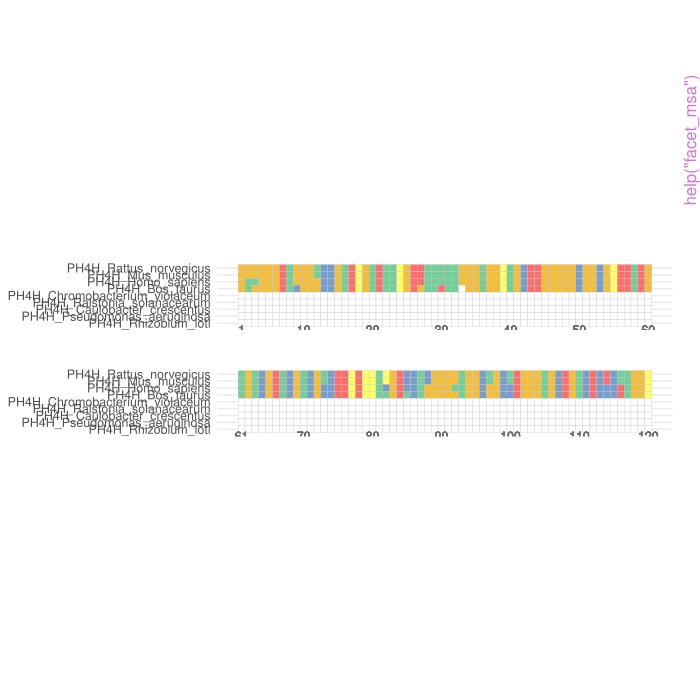

This chart was generated by the following R code:
pkgname <- "ggmsa"
source(file.path(R.home("share"), "R", "examples-header.R"))
options(warn = 1)
library('ggmsa')

base::assign(".oldSearch", base::search(), pos = 'CheckExEnv')
base::assign(".old_wd", base::getwd(), pos = 'CheckExEnv')
cleanEx()
nameEx("available_colors")
### * available_colors

flush(stderr()); flush(stdout())

### Name: available_colors
### Title: List Color Schemes currently available
### Aliases: available_colors

### ** Examples

available_colors()



cleanEx()
nameEx("available_fonts")
### * available_fonts

flush(stderr()); flush(stdout())

### Name: available_fonts
### Title: List Font Families currently available
### Aliases: available_fonts

### ** Examples

available_fonts()



cleanEx()
nameEx("available_msa")
### * available_msa

flush(stderr()); flush(stdout())

### Name: available_msa
### Title: List MSA objects currently available
### Aliases: available_msa

### ** Examples

available_msa()



cleanEx()
nameEx("facet_msa")
### * facet_msa

flush(stderr()); flush(stdout())

### Name: facet_msa
### Title: segment MSA
### Aliases: facet_msa

### ** Examples

library(ggplot2) 
f <- system.file("extdata/sample.fasta", package="ggmsa")
# 2 fields
ggmsa(f, end = 120, font = NULL, color="Chemistry_AA") + facet_msa(field = 60)
# 3 fields 
ggmsa(f, end = 120, font = NULL,  color="Chemistry_AA") + facet_msa(field = 40)



cleanEx()
nameEx("geom_GC")
### * geom_GC

flush(stderr()); flush(stdout())

### Name: geom_GC
### Title: geom_GC
### Aliases: geom_GC

### ** Examples

library(ggplot2) 
#plot GC content 
f <- system.file("extdata/LeaderRepeat_All.fa", package="ggmsa")
ggmsa(f, font = NULL, color="Chemistry_NT") + geom_GC()



cleanEx()
nameEx("geom_asterisk")
### * geom_asterisk

flush(stderr()); flush(stdout())

### Name: geom_asterisk
### Title: a ggplot2 layer of star as a polygon
### Aliases: geom_asterisk

### ** Examples

library(ggplot2)
ggplot(mtcars, aes(mpg, disp)) + geom_asterisk()



cleanEx()
nameEx("geom_seed")
### * geom_seed

flush(stderr()); flush(stdout())

### Name: geom_seed
### Title: geom_seed
### Aliases: geom_seed

### ** Examples

miRNA_sequences <- system.file("extdata/seedSample.fa", package="ggmsa")
ggmsa(miRNA_sequences, font = 'DroidSansMono', color = "Chemistry_NT", none_bg = TRUE) + 
geom_seed(seed = "GAGGUAG") 
ggmsa(miRNA_sequences, font = 'DroidSansMono', color = "Chemistry_NT") + 
geom_seed(seed = "GAGGUAG", star = TRUE)



cleanEx()
nameEx("geom_seqlogo")
### * geom_seqlogo

flush(stderr()); flush(stdout())

### Name: geom_seqlogo
### Title: geom_seqlogo
### Aliases: geom_seqlogo

### ** Examples

#plot multiple sequence alignment and sequence motifs
f <- system.file("extdata/LeaderRepeat_All.fa", package="ggmsa")
ggmsa(f,font = NULL,color = "Chemistry_NT") + geom_seqlogo()



cleanEx()
nameEx("ggmotif")
### * ggmotif

flush(stderr()); flush(stdout())

### Name: ggmotif
### Title: ggmotif
### Aliases: ggmotif

### ** Examples

#plot sequence motif independently
nt_sequence <- system.file("extdata", "LeaderRepeat_All.fa", package = "ggmsa")
ggmotif(nt_sequence, color = "Chemistry_NT")



cleanEx()
nameEx("ggmsa")
### * ggmsa

flush(stderr()); flush(stdout())

### Name: ggmsa
### Title: ggmsa
### Aliases: ggmsa

### ** Examples

#plot multiple sequences by loading fasta format 
fasta <- system.file("extdata", "sample.fasta", package = "ggmsa")
ggmsa(fasta, 164, 213, color="Chemistry_AA")

#XMultipleAlignment objects can be used as input in the 'ggmsa'
#AAMultipleAlignment <- Biostrings::readAAMultipleAlignment(fasta)
#ggmsa(AAMultipleAlignment, 164, 213, color="Chemistry_AA")

#XStringSet objects can be used as input in the 'ggmsa'
#AAStringSet <- Biostrings::readAAStringSet(fasta)
#ggmsa(AAStringSet, 164, 213, color="Chemistry_AA")

#Xbin objects from 'seqmagick' can be used as input in the 'ggmsa'
#AAbin <- seqmagick::fa_read(fasta)
#ggmsa(AAbin, 164, 213, color="Chemistry_AA")



### * <FOOTER>
###
cleanEx()
options(digits = 7L)
base::cat("Time elapsed: ", proc.time() - base::get("ptime", pos = 'CheckExEnv'),"\n")
grDevices::dev.off()
###
### Local variables: ***
### mode: outline-minor ***
### outline-regexp: "\\(> \\)?### [*]+" ***
### End: ***
quit('no')
